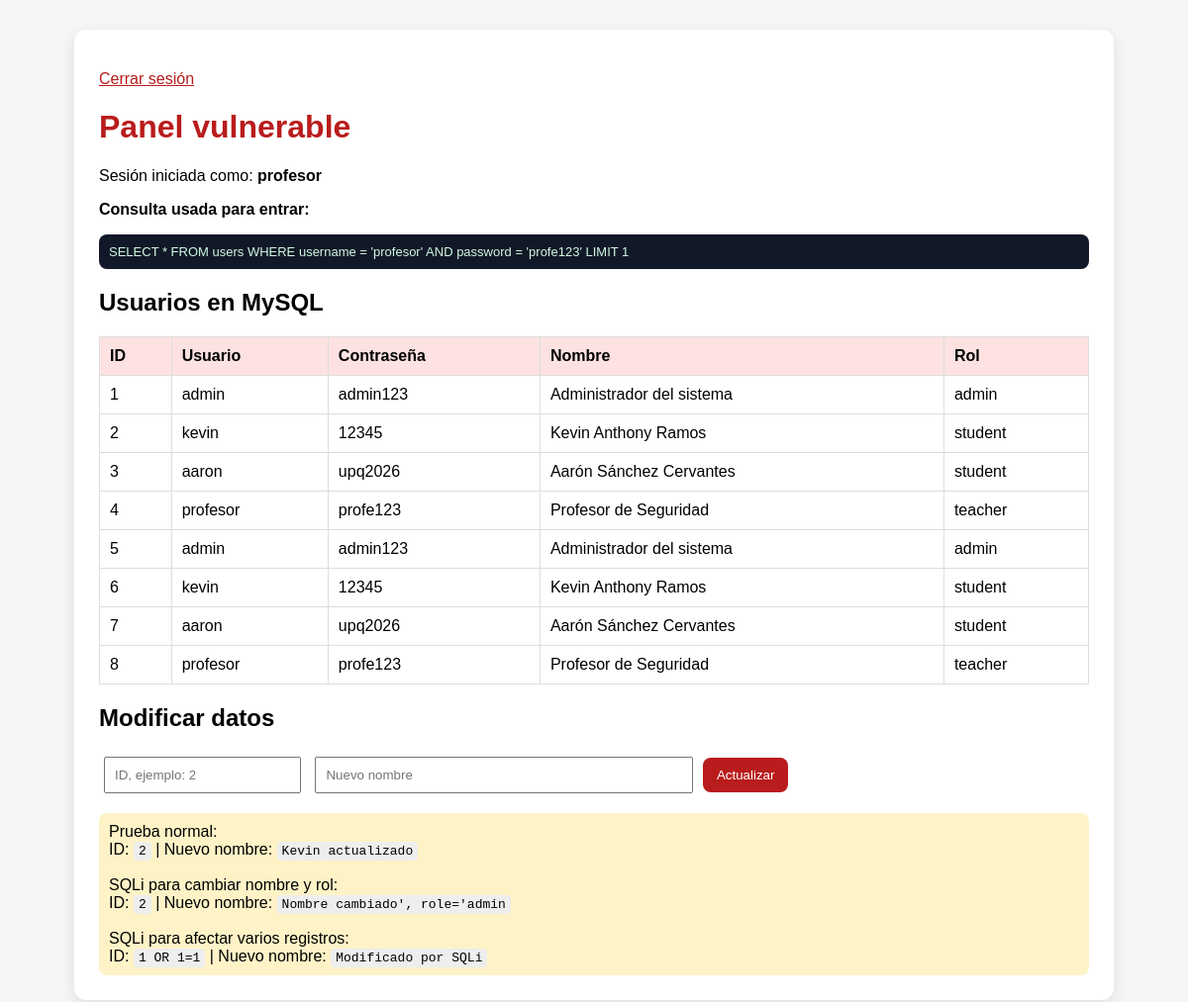
/01_app_vulnerable/public/dashboard.php (signed in), run on the app's committed database.
### tables this page shows
CREATE TABLE IF NOT EXISTS users (
  id INT AUTO_INCREMENT PRIMARY KEY,
  username VARCHAR(50) NOT NULL,
  password VARCHAR(50) NOT NULL,
  full_name VARCHAR(120) NOT NULL,
  role VARCHAR(30) NOT NULL
);

### 01_app_vulnerable/public/dashboard.php (the view, shortened to what this page needs)
<?php
require_once 'db.php';
$users = $pdo->query('SELECT id, username, password, full_name, role FROM users ORDER BY id')->fetchAll(PDO::FETCH_ASSOC);
$lastQuery = $_SESSION['last_query'] ?? '';
?>
<!DOCTYPE html>
<html lang="es">
<head>
</head>
<body>
<div class="container">
    <p><a href="logout.php">Cerrar sesión</a></p>
    <h1>Panel vulnerable</h1>
    <p>Sesión iniciada como: <strong><?= htmlspecialchars($_SESSION['user']['username']) ?></strong></p>
    <?php if ($lastQuery): ?>
        <p><strong>Consulta usada para entrar:</strong></p>
        <div class="query"><?= htmlspecialchars($lastQuery) ?></div>
    <?php endif; ?>
    <h2>Usuarios en MySQL</h2>
    <table>
        <tr>
            <th>ID</th>
            <th>Usuario</th>
            <th>Contraseña</th>
            <th>Nombre</th>
            <th>Rol</th>
        </tr>
        <?php foreach ($users as $u): ?>
            <tr>
                <td><?= htmlspecialchars($u['id']) ?></td>
                <td><?= htmlspecialchars($u['username']) ?></td>
                <td><?= htmlspecialchars($u['password']) ?></td>
                <td><?= htmlspecialchars($u['full_name']) ?></td>
                <td><?= htmlspecialchars($u['role']) ?></td>
            </tr>
        <?php endforeach; ?>
    </table>
    <h2>Modificar datos</h2>
    <form method="POST">
        <input type="text" name="id" placeholder="ID, ejemplo: 2" required>
        <input type="text" name="full_name" placeholder="Nuevo nombre" required style="width:360px;">
        <button type="submit">Actualizar</button>
    </form>
    <div class="hint">
        Prueba normal:<br>
        ID: <code>2</code> | Nuevo nombre: <code>Kevin actualizado</code><br><br>
        SQLi para cambiar nombre y rol:<br>
        ID: <code>2</code> | Nuevo nombre: <code>Nombre cambiado', role='admin</code><br><br>
        SQLi para afectar varios registros:<br>
        ID: <code>1 OR 1=1</code> | Nuevo nombre: <code>Modificado por SQLi</code>
    </div>
</div>
</body>
</html>

### 01_app_vulnerable/public/dashboard.php (style rules this page uses)
body { font-family: Arial, sans-serif; background:#f4f6f8; margin:0; }
.container { max-width: 1000px; margin:30px auto; background:white; padding:25px; border-radius:12px; box-shadow:0 4px 15px rgba(0,0,0,.1); }
h1 { color:#b91c1c; }
table { width:100%; border-collapse:collapse; margin-top:15px; }
th, td { border:1px solid #ddd; padding:10px; text-align:left; }
th { background:#fee2e2; }
input { padding:9px; margin:5px; }
button { padding:10px 14px; background:#b91c1c; color:white; border:0; border-radius:8px; cursor:pointer; }
.query { background:#111827; color:#d1fae5; padding:10px; border-radius:8px; font-size:13px; overflow:auto; }
.hint { background:#fef3c7; padding:10px; border-radius:8px; margin-top:15px; }
a { color:#b91c1c; }
code { background:#eee; padding:2px 5px; border-radius:4px; }

### data on the page
users: id "1", username "admin", password "admin123", full_name "Administrador del sistema", role "admin"
users: id "2", username "kevin", password "12345", full_name "Kevin Anthony Ramos", role "student"
users: id "3", username "aaron", password "upq2026", full_name "Aarón Sánchez Cervantes", role "student"
users: id "4", username "profesor", password "profe123", full_name "Profesor de Seguridad", role "teacher"
users: id "5", username "admin", password "admin123", full_name "Administrador del sistema", role "admin"
users: id "6", username "kevin", password "12345", full_name "Kevin Anthony Ramos", role "student"
users: id "7", username "aaron", password "upq2026", full_name "Aarón Sánchez Cervantes", role "student"
users: id "8", username "profesor", password "profe123", full_name "Profesor de Seguridad", role "teacher"

### other printed values
$_SESSION['user']['username'] "profesor"
$lastQuery "SELECT * FROM users WHERE username = 'profesor' AND password = 'profe123' LIMIT 1"
